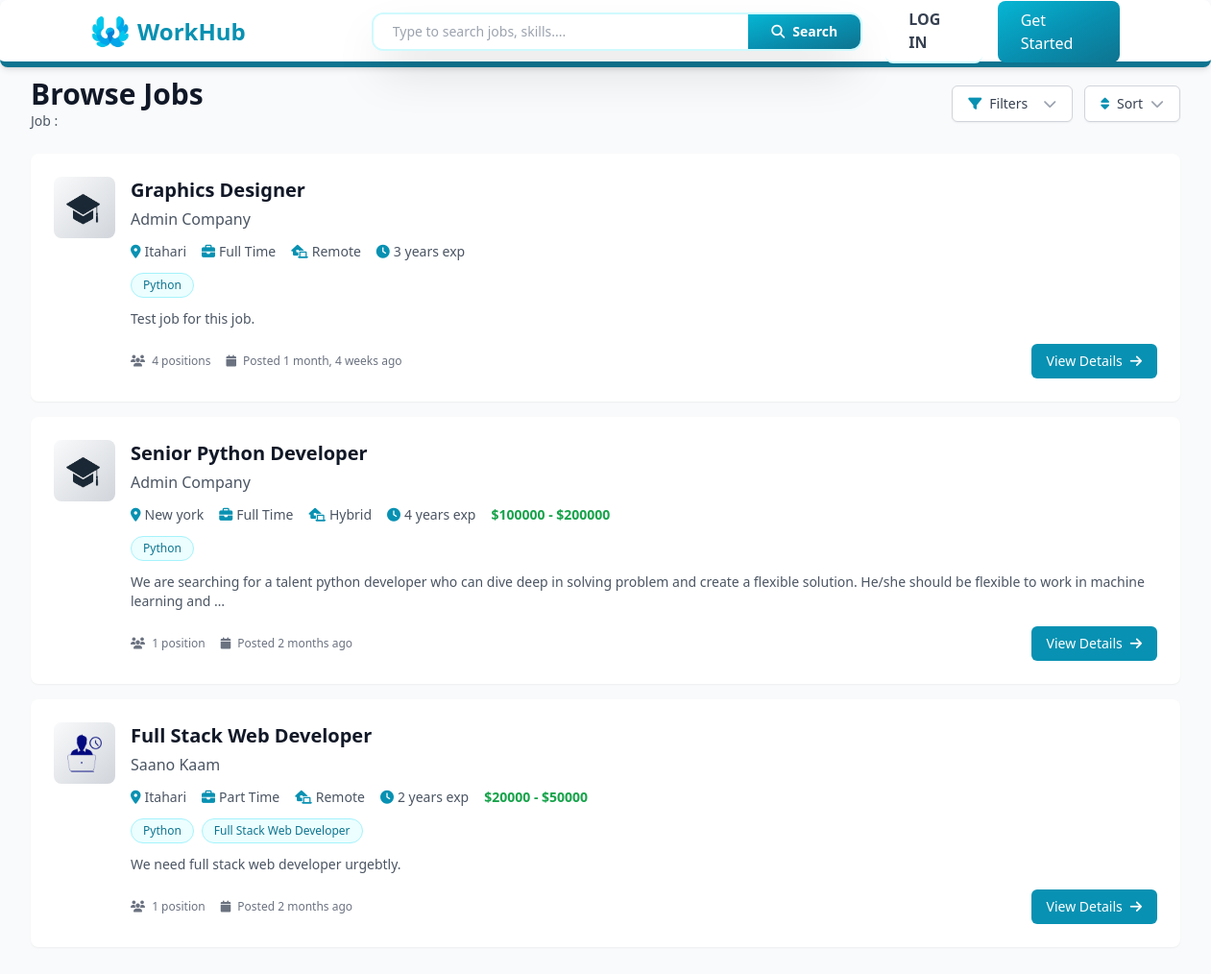
Screenshot of /jobs/ with the database file from the repository.
### jobs/models.py (models this page shows, shortened)
class Job(models.Model):
    class EMPLOYMENT_TYPE_CHOICES (models.TextChoices):
        FullTime = "Full Time", "Full Time"
        PartTime = "Part Time", "Part Time"
        Contract = "Contract", "Contract"
        Intern = "Internship", "Internship"
    class WORK_MODE_CHOICES (models.TextChoices):
        OnSite = "On-site", "On-site"
        Remote = "Remote", "Remote"
        Hybrid = "Hybrid", "Hybrid"
    title = models.CharField(max_length=150)
    description = models.TextField()
    company = models.ForeignKey(Company, on_delete=models.CASCADE, related_name="jobs")
    location = models.CharField(max_length=150)
    recruiter = models.ForeignKey(User, on_delete=models.CASCADE, related_name="jobs_recruited")
    employment_type = models.CharField(max_length=20, choices=EMPLOYMENT_TYPE_CHOICES, default=EMPLOYMENT_TYPE_CHOICES.FullTime )
    work_mode = models.CharField( max_length=20, choices=WORK_MODE_CHOICES , default=WORK_MODE_CHOICES.OnSite )
    min_experience = models.PositiveIntegerField( help_text="Minimum experience required (in years)"  )
    vacancies = models.PositiveIntegerField( default=1 )
    salary_min = models.PositiveIntegerField( null=True, blank=True )
    salary_max = models.PositiveIntegerField( null=True, blank=True )
    skills = models.ManyToManyField( Skill,  related_name="jobs", blank=True )
    is_active = models.BooleanField(default=True)
    created_at = models.DateTimeField(auto_now_add=True)
    updated_at = models.DateTimeField(auto_now=True)

### companies/models.py (models this page shows, shortened)
class Company(models.Model):
    def generateImagePath(instance, filename):
        return f"companies/{instance.created_by.username}/{filename}"
    class OrganizationSize(models.TextChoices):
        SIZE_1_10 = "1-10", "1-10 employees"
        SIZE_11_50 = "11-50", "11-50 employees"
        SIZE_51_200 = "51-200", "51-200 employees"
        SIZE_201_500 = "201-500", "201-500 employees"
        SIZE_501_1000 = "501-1000", "501-1000 employees"
        SIZE_1000_PLUS = "1000+", "1000+ employees"
    class OrganizationType(models.TextChoices):
        PRIVATE = "private", "Private"
        PUBLIC = "public", "Public"
        NON_PROFIT = "non_profit", "Non-profit"
        GOVERNMENT = "government", "Government"
        EDUCATIONAL = "educational", "Educational"
        SELF_EMPLOYED = "self_employed", "Self-employed"
    name = models.CharField(max_length=255)
    description = models.TextField(blank=True)
    public_url = models.SlugField(unique=True)
    website = models.URLField(blank=True)
    industry = models.CharField(max_length=100)
    organization_size = models.CharField(max_length=20, choices=OrganizationSize.choices)
    organization_type = models.CharField(max_length=20, choices=OrganizationType.choices)
    logo = models.ImageField(upload_to=generateImagePath,default="users/default_company.png")
    tagline = models.CharField(max_length=120, blank=True)
    created_by = models.ForeignKey(User, on_delete=models.CASCADE, related_name="companies_created")
    created_at = models.DateTimeField(auto_now_add=True)

### skills/models.py (models this page shows, shortened)
class Skill(models.Model):
    name = models.CharField(max_length=50, unique=True)
    is_active = models.BooleanField(default=True)

### jobs/views.py (the view, shortened to what this page needs)
# urls.py: path("", job_list, name="jobs"),
def job_list(request):
    jobs = Job.objects.filter(is_active=True)
    search = request.GET.get('search', '').strip()
    location = request.GET.get('location', '').strip()
    if location:
        jobs = jobs.filter(location__icontains=location)
    company_detail = request.GET.get('company', '').strip()
    if company_detail:
        jobs = jobs.filter(Q(company__public_url=company_detail) | Q(company__name__icontains=company_detail))
    employment_type = request.GET.get('employment_type', '').strip()
    if employment_type:
        jobs = jobs.filter(employment_type=employment_type)
    work_mode = request.GET.get('work_mode', '').strip()
    if work_mode:
        jobs = jobs.filter(work_mode=work_mode)
    min_experience = request.GET.get('min_experience', '').strip()
    if min_experience:
        try:
            min_exp_value = int(min_experience)
            jobs = jobs.filter(min_experience__lte=min_exp_value)
        except ValueError:
            pass
    min_salary = request.GET.get('min_salary', '').strip()
    if min_salary:
        try:
            min_sal_value = int(min_salary)
            jobs = jobs.filter(Q(salary_min__gte=min_sal_value) | Q(salary_min__isnull=True))
        except ValueError:
            pass
    max_salary = request.GET.get('max_salary', '').strip()
    if max_salary:
        try:
            max_sal_value = int(max_salary)
            jobs = jobs.filter( Q(salary_max__lte=max_sal_value) | Q(salary_max__isnull=True))
        except ValueError:
            pass
    sort = request.GET.get('sort', 'newest')
    if sort == 'oldest':
        jobs = jobs.order_by('created_at')
    elif sort == 'salary_high':
        jobs = jobs.order_by('-salary_max', '-salary_min', '-created_at')
    elif sort == 'salary_low':
        jobs = jobs.order_by('salary_min', 'salary_max', '-created_at')
    else:
        jobs = jobs.order_by('-created_at')
    jobs = jobs.select_related('recruiter').prefetch_related('skills')
    application_statuses = {}
    if request.user.is_authenticated:
        user_applications = Application.objects.filter(applicant=request.user, job__in=jobs).values('job_id', 'status')
        application_statuses = {app['job_id']: app['status'] for app in user_applications}
    jobs = list(jobs)
    for job in jobs:
        job.application_status = application_statuses.get(job.id, None)
    return render(request, "pages/jobs/job_list.html", {'jobs': jobs, 'employment_type_choices': Job.EMPLOYMENT_TYPE_CHOICES, 'work_mode_choices': Job.WORK_MODE_CHOICES})

### templates/pages/jobs/job_list.html (shortened to what this page needs)
{% extends 'layouts/main.html' %}
{% block content %}
<div class="min-h-screen bg-gray-50 py-4">
  <div class="max-w-7xl mx-auto px-4 sm:px-6 lg:px-8">
    <div class="flex items-center justify-between mb-6 gap-4">
      <div class="">
        <h1 class="text-3xl font-bold text-gray-900">Browse Jobs</h1>
        <p class="text-sm text-gray-600">
          Job{{ jobs.count|pluralize }} :
        </p>
      </div>
      <div class="flex items-center gap-3">
        <div class="relative" id="filtersDropdown">
          <button type="button" onclick="toggleFiltersDropdown()"
                  class="inline-flex items-center gap-2 px-4 py-2 bg-white border border-gray-300 rounded-md shadow-sm text-sm font-medium text-gray-700 hover:bg-gray-50 focus:outline-none">
            <i class="fas fa-filter text-cyan-600"></i>
            <span>Filters</span>
            <i id="filterArrow" class="fas fa-chevron-down text-gray-400 transition-transform duration-300"></i>
          </button>
        </div>
        <div class="relative" id="sortDropdown">
          <button type="button" onclick="toggleSortDropdown()" class="inline-flex items-center gap-2 px-4 py-2 bg-white border border-gray-300 rounded-md shadow-sm text-sm font-medium text-gray-700 hover:bg-gray-50 focus:outline-none">
            <i class="fas fa-sort text-cyan-600"></i>
            <span>Sort</span>
            <i id="sortArrow" class="fas fa-chevron-down text-gray-400 transition-transform duration-300"></i>
          </button>
        </div>
      </div>
    </div>
    {% if jobs %}
    <div class="space-y-4">
      {% for job in jobs %}
      <div class="bg-white rounded-lg shadow-sm hover:shadow-md transition-shadow duration-300 overflow-hidden">
        <div class="p-6">
          <div class="flex items-start justify-between">
            <div class="flex-1">
              <div class="flex items-start gap-4">
                <a href="?company={{ job.company.public_url }}"
                  class="flex-shrink-0 w-16 h-16 bg-gradient-to-br from-gray-50 to-gray-300 rounded-lg flex items-center justify-center text-white font-bold text-xl">
                  <img src="{{ job.company.logo.url }}" alt="{{ job.company.name }}" class="w-12 h-12 object-contain rounded-full">
                </a>
                <div class="flex-1">
                  <div class="flex items-start justify-between">
                    <div class="flex-1">
                      <div class="flex items-center justify-between">
                        <div>
                          <h3 class="text-xl font-semibold text-gray-900 hover:text-cyan-600 transition duration-300">
                            <a href="{% url 'job_detail' job.id %}">{{ job.title }}</a>
                          </h3>
                          <p class="text-gray-600 mt-1">{{ job.company.name }}</p>
                        </div>
                      </div>
                    </div>
                  </div>
                  <div class="flex flex-wrap items-center gap-4 mt-3 text-sm text-gray-600">
                    <span class="flex items-center">
                      <i class="fas fa-map-marker-alt mr-1 text-cyan-600"></i>
                      {{ job.location }}
                    </span>
                    <span class="flex items-center">
                      <i class="fas fa-briefcase mr-1 text-cyan-600"></i>
                      {{ job.get_employment_type_display }}
                    </span>
                    <span class="flex items-center">
                      <i class="fas fa-laptop-house mr-1 text-cyan-600"></i>
                      {{ job.get_work_mode_display }}
                    </span>
                    <span class="flex items-center">
                      <i class="fas fa-clock mr-1 text-cyan-600"></i>
                      {{ job.min_experience }} year{{ job.min_experience|pluralize }} exp
                    </span>
                    {% if job.salary_min and job.salary_max %}
                    <span class="flex items-center font-semibold text-green-600">
                      ${{ job.salary_min|floatformat:0 }} - ${{ job.salary_max|floatformat:0 }}
                    </span>
                    {% endif %}
                  </div>
                  {% if job.skills.all %}
                  <div class="flex flex-wrap gap-2 mt-3">
                    {% for skill in job.skills.all|slice:":5" %}
                    <span class="px-3 py-1 bg-cyan-50 text-cyan-700 text-xs font-medium rounded-full border border-cyan-200">
                      {{ skill.name }}
                    </span>
                    {% endfor %}
                  </div>
                  {% endif %}
                  <p class="mt-3 text-sm text-gray-600 line-clamp-2">
                    {{ job.description|truncatewords:30 }}
                  </p>
                  <div class="flex items-center justify-between mt-4">
                    <div class="flex items-center gap-4 text-xs text-gray-500">
                      <span>
                        <i class="fas fa-users mr-1"></i>
                        {{ job.vacancies }} position{{ job.vacancies|pluralize }}
                      </span>
                      <span>
                        <i class="fas fa-calendar mr-1"></i>
                        Posted {{ job.created_at|timesince }} ago
                      </span>
                    </div>
                    <a href="{% url 'job_detail' job.id %}" class="inline-flex items-center px-4 py-2 bg-cyan-600 text-white text-sm font-medium rounded-md hover:bg-cyan-700 transition duration-300">
                      View Details
                      <i class="fas fa-arrow-right ml-2"></i>
                    </a>
                  </div>
                </div>
              </div>
            </div>
          </div>
        </div>
      </div>
      {% endfor %}
    </div>
    {% endif %}
  </div>
</div>
{% endblock %}

### rows the page displays
Job: company.logo (picture), title "Graphics Designer", company.name "Admin Company", location "Itahari", employment_type "Full Time", work_mode "Remote", min_experience "3", description "Test job for this job.", vacancies "4", created_at "1 month, 4 weeks"
Skill: name "Python"
Job: company.logo (picture), title "Senior Python Developer", company.name "Admin Company", location "New york", employment_type "Full Time", work_mode "Hybrid", min_experience "4", salary_min "100000", salary_max "200000", description "We are searching for a talent python developer who can dive deep in solving problem and create a flexible solution. He/she should be flexible to work in machine learning and …", vacancies "1", created_at "2 months"
Job: company.logo (picture), title "Full Stack Web Developer", company.name "Saano Kaam", location "Itahari", employment_type "Part Time", work_mode "Remote", min_experience "2", salary_min "20000", salary_max "50000", description "We need full stack web developer urgebtly.", vacancies "1", created_at "2 months"
Skill: name "Full Stack Web Developer"
